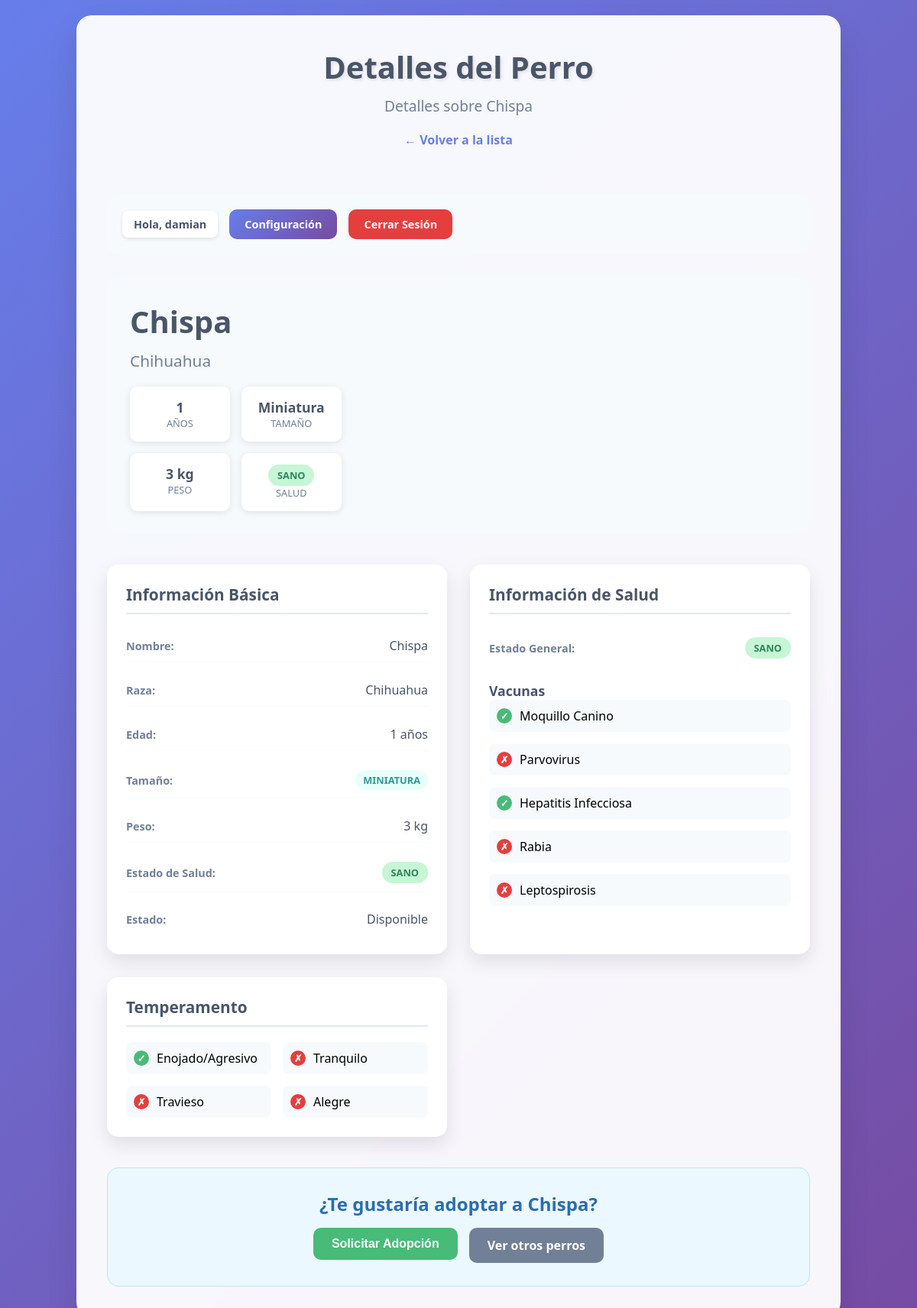
Page /perro/1/ (signed in) on the committed database.
### adopcion/models.py (models this page shows, shortened)
class Perro(models.Model):
    nombre = models.CharField(max_length=100)
    edad = models.IntegerField()
    estado_salud = models.CharField(
        max_length=50,
        choices=EstadoSalud.choices,
        default=EstadoSalud.SANO)
    estado = models.CharField(
        max_length=10,
        choices=EstadoMascota.choices,
        default=EstadoMascota.DISPONIBLE
    )
    raza = models.ForeignKey(Raza, on_delete=models.CASCADE, null=True, blank=True)

class Usuario(models.Model):
    nombre = models.CharField(max_length=100)
    email = models.EmailField(max_length=254, unique=True)
    contraseña = models.CharField(max_length=128)
    fecha_registro = models.DateTimeField(auto_now_add=True)
    activo = models.BooleanField(default=True)
    class Meta:
        abstract = True

class UsuarioAdoptante(Usuario):
    dni = models.CharField(max_length=20, primary_key=True)

class Raza(models.Model):
    tipo_raza = models.CharField(max_length=30)
    tamaño = models.CharField(
        max_length=10,
        choices=Tamaño.choices,
        default=Tamaño.MINIATURA
    )
    peso = models.IntegerField()

### adopcion/views.py (the view)
# urls.py: path('perro/<int:perro_id>/', perro_detalle, name='perro_detalle'),
def perro_detalle(request, perro_id):
    if 'usuario_dni' not in request.session:
        messages.error(request, 'Debe iniciar sesión para ver los detalles')
        return redirect('index')
    perro = get_object_or_404(Perro, id=perro_id)
    vacunas, _ = Vacuna.objects.get_or_create(perro=perro)
    temperamento, _ = Temperamento.objects.get_or_create(perro=perro)
    solicitud_existente = None
    try:
        usuario_actual = UsuarioAdoptante.objects.get(dni=request.session['usuario_dni'])
        solicitud_existente = SolicitudAdopcion.objects.filter(
            usuarioadop=usuario_actual,
            perroelegido=perro
        ).first()
    except UsuarioAdoptante.DoesNotExist:
        pass
    perro_disponible = perro.estado == 'disponible'
    context = {
        'perro': perro,
        'vacunas': vacunas,
        'temperamento': temperamento,
        'solicitud_existente': solicitud_existente,
        'perro_disponible': perro_disponible,
        'usuario_actual': {
            'nombre': request.session.get('usuario_nombre', ''),
            'email': request.session.get('usuario_email', '')
        }
    }
    return render(request, 'perro_detalle.html', context)

### adopcion/templates/perro_detalle.html (shortened to what this page needs)
<!DOCTYPE html>
<html lang="es">
<head>
    {% load static %}
    <link rel="stylesheet" href="{% static 'perro_detalle.css' %}">
</head>
<body>
    <div class="container">
        <div class="header">
            <h1>Detalles del Perro</h1>
            <h2>Detalles sobre {{ perro.nombre }}</h2>
            <a href="/lista" class="back-link">← Volver a la lista</a>
        </div>
        <div class="nav-bar">
            <div class="nav-buttons">
                <span class="user-welcome"> Hola, {{ usuario_actual.nombre }}</span>
                <a href="/confusu" class="btn btn-primary"> Configuración</a>
                <a href="/logout" class="btn btn-danger">Cerrar Sesión</a>
            </div>
        </div>
        <div class="perro-hero">
            <div class="perro-info-basic">
                <h1 class="perro-nombre">{{ perro.nombre }}</h1>
                <div class="perro-raza">{{ perro.raza.tipo_raza }}</div>
                <div class="perro-stats">
                    <div class="stat-item">
                        <div class="stat-value">{{ perro.edad }}</div>
                        <div class="stat-label">Años</div>
                    </div>
                    <div class="stat-item">
                        <div class="stat-value">{{ perro.raza.tamaño|title }}</div>
                        <div class="stat-label">Tamaño</div>
                    </div>
                    <div class="stat-item">
                        <div class="stat-value">{{ perro.raza.peso }} kg</div>
                        <div class="stat-label">Peso</div>
                    </div>
                    <div class="stat-item">
                        <div class="stat-value">
                            <span class="status-badge status-{{ perro.estado_salud }}">{{ perro.estado_salud }}</span>
                        </div>
                        <div class="stat-label">Salud</div>
                    </div>
                </div>
            </div>
        </div>
        <div class="info-sections">
            <div class="info-section">
                <h3>Información Básica</h3>
                <div class="info-grid">
                    <div class="info-item">
                        <span class="info-label">Nombre:</span>
                        <span class="info-value">{{ perro.nombre }}</span>
                    </div>
                    <div class="info-item">
                        <span class="info-label">Raza:</span>
                        <span class="info-value">{{ perro.raza.tipo_raza }}</span>
                    </div>
                    <div class="info-item">
                        <span class="info-label">Edad:</span>
                        <span class="info-value">{{ perro.edad }} años</span>
                    </div>
                    <div class="info-item">
                        <span class="info-label">Tamaño:</span>
                        <span class="info-value">
                            <span class="size-badge size-{{ perro.raza.tamaño }}">{{ perro.raza.tamaño }}</span>
                        </span>
                    </div>
                    <div class="info-item">
                        <span class="info-label">Peso:</span>
                        <span class="info-value">{{ perro.raza.peso }} kg</span>
                    </div>
                    <div class="info-item">
                        <span class="info-label">Estado de Salud:</span>
                        <span class="info-value">
                            <span class="status-badge status-{{ perro.estado_salud }}">{{ perro.estado_salud }}</span>
                        </span>
                    </div>
                    <div class="info-item">
                        <span class="info-label">Estado:</span>
                        <span class="info-value">{{ perro.estado|title }}</span>
                    </div>
                </div>
            </div>
            <div class="info-section">
                <h3> Información de Salud</h3>
                <div class="info-grid">
                    <div class="info-item">
                        <span class="info-label">Estado General:</span>
                        <span class="info-value">
                            <span class="status-badge status-{{ perro.estado_salud }}">{{ perro.estado_salud }}</span>
                        </span>
                    </div>
                </div>
                {% if vacunas %}
                <h4 style="margin-top: 20px; color: #4a5568; font-size: 1.1rem;">Vacunas</h4>
                <div class="vaccine-grid">
                    <div class="vaccine-item">
                        <div class="vaccine-status {% if vacunas.moquillo_canino %}yes{% else %}no{% endif %}">
                            {% if vacunas.moquillo_canino %}✓{% else %}✗{% endif %}
                        </div>
                        <span>Moquillo Canino</span>
                    </div>
                    <div class="vaccine-item">
                        <div class="vaccine-status {% if vacunas.parvovirus %}yes{% else %}no{% endif %}">
                            {% if vacunas.parvovirus %}✓{% else %}✗{% endif %}
                        </div>
                        <span>Parvovirus</span>
                    </div>
                    <div class="vaccine-item">
                        <div class="vaccine-status {% if vacunas.hepatitis_infecciosa_canina %}yes{% else %}no{% endif %}">
                            {% if vacunas.hepatitis_infecciosa_canina %}✓{% else %}✗{% endif %}
                        </div>
                        <span>Hepatitis Infecciosa</span>
                    </div>
                    <div class="vaccine-item">
                        <div class="vaccine-status {% if vacunas.rabia %}yes{% else %}no{% endif %}">
                            {% if vacunas.rabia %}✓{% else %}✗{% endif %}
                        </div>
                        <span>Rabia</span>
                    </div>
                    <div class="vaccine-item">
                        <div class="vaccine-status {% if vacunas.leptos_pirosis %}yes{% else %}no{% endif %}">
                            {% if vacunas.leptos_pirosis %}✓{% else %}✗{% endif %}
                        </div>
                        <span>Leptospirosis</span>
                    </div>
                </div>
                {% endif %}
            </div>
            {% if temperamento %}
            <div class="info-section">
                <h3>Temperamento</h3>
                <div class="temperament-grid">
                    <div class="temperament-item">
                        <div class="temperament-status {% if temperamento.enojado %}yes{% else %}no{% endif %}">
                            {% if temperamento.enojado %}✓{% else %}✗{% endif %}
                        </div>
                        <span>Enojado/Agresivo</span>
                    </div>
                    <div class="temperament-item">
                        <div class="temperament-status {% if temperamento.tranquilo %}yes{% else %}no{% endif %}">
                            {% if temperamento.tranquilo %}✓{% else %}✗{% endif %}
                        </div>
                        <span>Tranquilo</span>
                    </div>
                    <div class="temperament-item">
                        <div class="temperament-status {% if temperamento.travieso %}yes{% else %}no{% endif %}">
                            {% if temperamento.travieso %}✓{% else %}✗{% endif %}
                        </div>
                        <span>Travieso</span>
                    </div>
                    <div class="temperament-item">
                        <div class="temperament-status {% if temperamento.alegre %}yes{% else %}no{% endif %}">
                            {% if temperamento.alegre %}✓{% else %}✗{% endif %}
                        </div>
                        <span>Alegre</span>
                    </div>
                </div>
            </div>
            {% endif %}
        </div>
        <div class="adoption-section">
            {% if perro.estado == 'disponible' %}
                <h3> ¿Te gustaría adoptar a {{ perro.nombre }}?</h3>
                <div class="adoption-buttons">
                    {% if solicitud_existente %}
                        <div class="alert alert-info">
                            Ya tienes una solicitud de adopción pendiente para {{ perro.nombre }}.
                        </div>
                    {% else %}
                        <form method="POST" action="/perro/{{ perro.id }}/solicitar/" style="display: inline;">
                            <button type="submit" class="btn btn-success">Solicitar Adopción</button>
                        </form>
                    {% endif %}
                    <a href="/lista" class="btn btn-secondary">Ver otros perros</a>
                </div>
            {% endif %}
        </div>
    </div>
</body>
</html>

### rows in the picture
Perro: nombre "Chispa", raza.tipo_raza "Chihuahua", edad "1", raza.tamaño "Miniatura", raza.peso "3", estado_salud "SANO", raza.tamaño "MINIATURA", estado "Disponible"
UsuarioAdoptante: nombre "damian"
